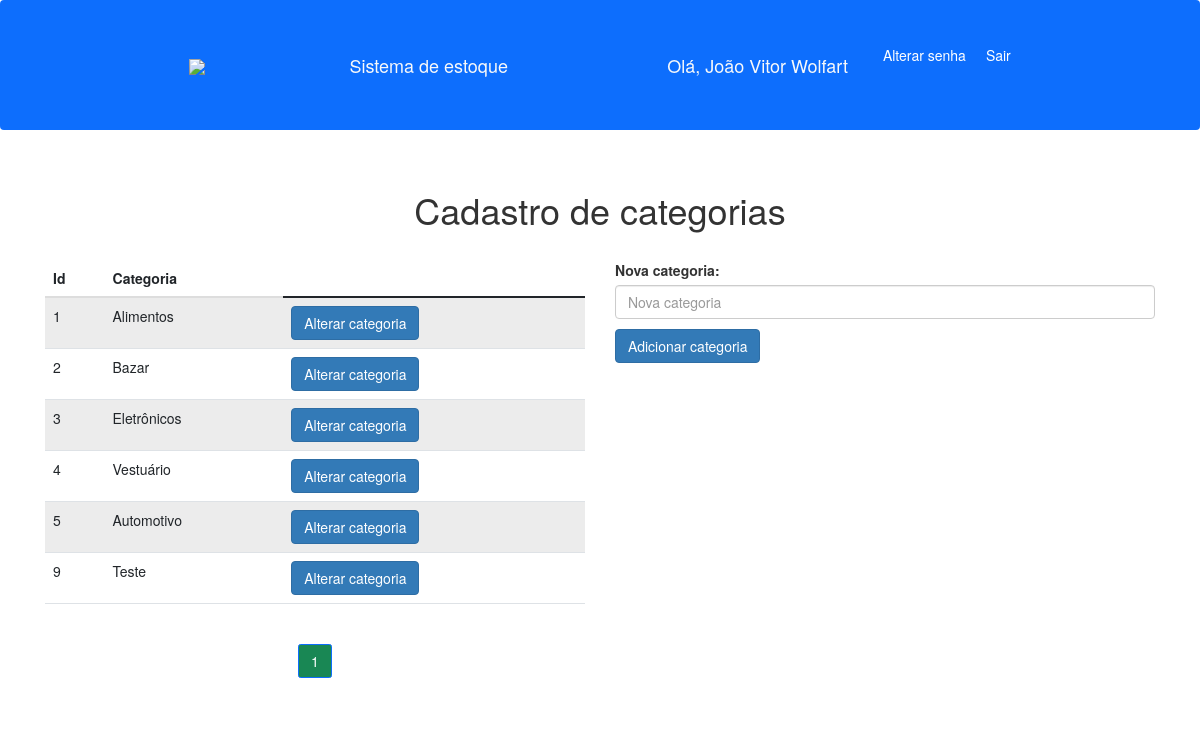
Before: /adicionar_categoria/ (signed in) with the older database file.
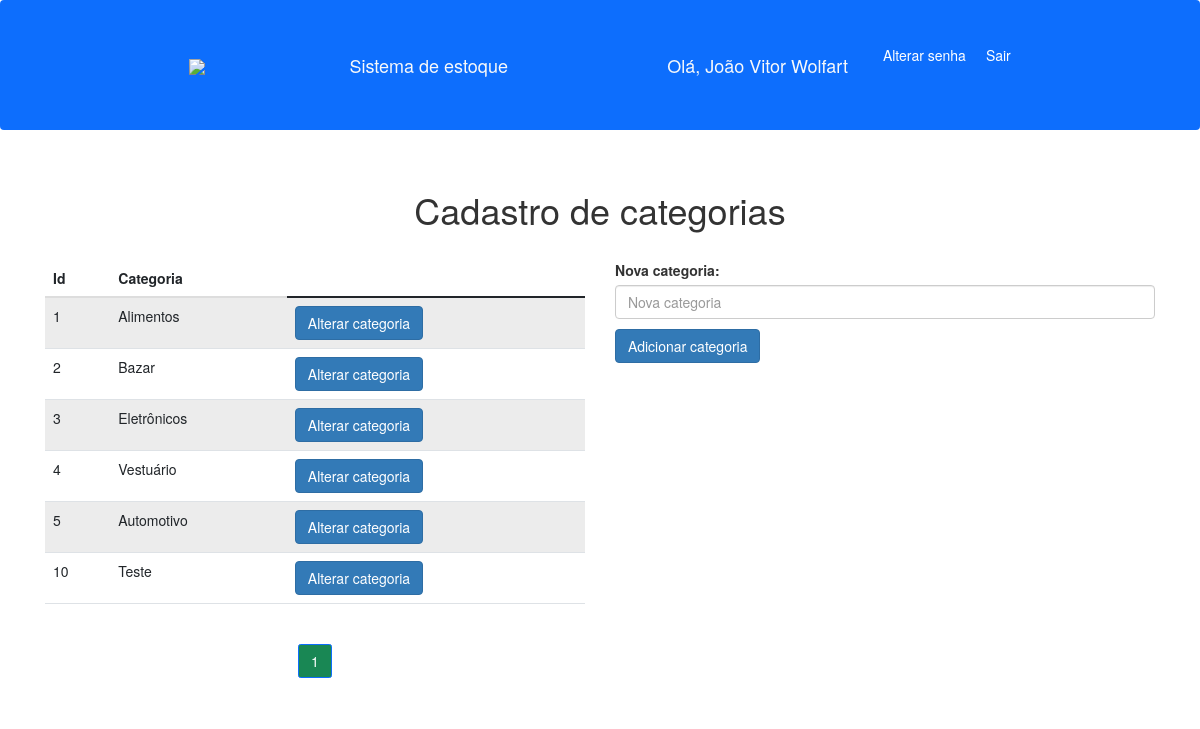
After: the same page with the newer database file.
### produtos/models.py (models this page shows, shortened)
class Categoria(models.Model):
    categoria = models.CharField(max_length=100)

### produtos/views.py (the view, shortened to what this page needs)
# urls.py: path('adicionar_categoria/', views.adicionar_categoria, name='adicionar_categoria'),
@login_required(login_url='login')
def adicionar_categoria(request):
    categorias = Categoria.objects.all()
    paginator = Paginator(categorias, 6)
    page = request.GET.get('p')
    categorias = paginator.get_page(page)
    if request.method != 'POST':
        return render(request, 'paginas/adicionar_categoria.html', {'categorias':categorias})

### produtos/templates/paginas/adicionar_categoria.html (shortened to what this page needs)
{% extends 'base.html'%}
{%block 'conteudo'%}
<h1 class="text-center my-5">Cadastro de categorias</h1>
<div class="row">
  <div class="col-lg-6">
    <table class="table table-striped table-hover">
      <thead>
        <tr>
          <th scope="col">Id</th>
          <th scope="col">Categoria</th>
        </tr>
      </thead>
      <tbody>
        {% for c in categorias%}
        <tr>
            <td>{{c.id}}</td>
            <td>{{c.categoria}}</td>
            <td><a href="{% url 'alterar_categoria' c.id%}" class="btn btn-primary">Alterar categoria</a></td>
        </tr>
        {%endfor%}
      </tbody>
    </table>
    <nav aria-label="Page navigation example" class="text-center justify-content-center">
      <ul class="pagination justify-content-center">
        {%for pagina in categorias.paginator.page_range%}
        {%if categorias.number == pagina%}
          <li class="page-item active"><a class="page-link bg-success" href="?p={{pagina}}">{{pagina}}</a></li>
        {% else %}
          <li class="page-item"><a class="page-link" href="?p={{pagina}}">{{pagina}}</a></li>
        {%endif%}
        {%endfor%}
      </ul>
    </nav>
  </div>
  <div class="col-lg-6">
    <form method="post" action="{% url 'adicionar_categoria' %}" enctype="multipart/form-data">
      <div class="mb-3">
        <label class="form-label">Nova categoria: </label>
        <input type="text" class="form-control" name="categoria" placeholder="Nova categoria" value="{{request.POST.categoria}}">
      </div>
      <button type="submit" class="btn btn-primary">Adicionar categoria</button>
    </form>
  </div>
</div>
{%endblock%}

Changed rows visible on the page:
removed Categoria: id "9", categoria "Teste"
added Categoria: id "10", categoria "Teste"
